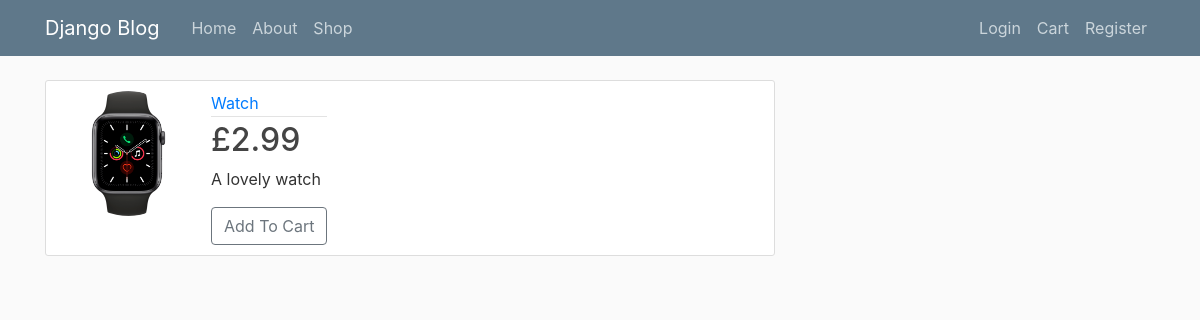
Page /store/item/1/ on the committed database.
### registration/models.py (models this page shows)
class Product(models.Model):
    name = models.CharField(max_length=250, null=True)
    price = models.FloatField()
    image = models.ImageField(default='default.jpg', upload_to='profile_pics')
    description = models.CharField(max_length=250, null=True)
    def __str__(self):
        return self.name

### registration/views.py (the view)
# urls.py: path('store/item/<int:pk>/', user_views.ProductDetailView, name="item-details"),
def ProductDetailView(request,pk):
    products = Product.objects.all()
    item = get_object_or_404(Product,id=pk)
    context = {'item':item,'title': item,"products":products,"idforward":pk+1,"idbackwards":pk-1}
    return render(request, 'users/product.html',context)

### registration/templates/users/product.html (shortened to what this page needs)
{% extends "blog/base.html" %}
{% block content %}
<main class="container">
        <article class="media content-section">
            <div class="left-col">
                <img class="rounded-circle account-img" id="currentPhoto" src="{{ item.image.url }}"
                     onerror="this.onerror=null; this.src='{{ post.author.profile.image.url }}'" alt="" width="200" height="240">
            </div>
            <div class="right-col">
                <div class="media-body">
                <div class="article-metadata">
                  <a class="mr-2" href="#">{{ item.name }}</a>
                </div>
                <h2 class="article-title">£{{ item.price }}</h2>
                <p class="article-content">{{ item.description }}</p>
              </div>
              <div class="right-row">
                  <button data-product= {{item.id}} data-action="add"
                                class="btn btn-outline-secondary add-btn update-cart">Add To Cart</button>
              </div>
            </div>
        </article>
</main>
{% endblock content %}

### blog/static/blog/main.css (style rules this page uses)
body { background: #fafafa; color: #333333; margin-top: 5rem; }
h1, h2, h3, h4, h5, h6 { color: #444444; }
.content-section { background: #ffffff; padding: 10px 20px; border: 1px solid #dddddd; border-radius: 3px; margin-bottom: 20px; }
.article-title { color: #444444; }
.article-content { white-space: pre-line; }
.article-metadata { padding-bottom: 1px; margin-bottom: 4px; border-bottom: 1px solid #e3e3e3 }
.account-img { height: 125px; width: 125px; margin-right: 20px; margin-bottom: 16px; }

### rows in the picture
Product: image (picture), name "Watch", price "2.99", description "A lovely watch"
